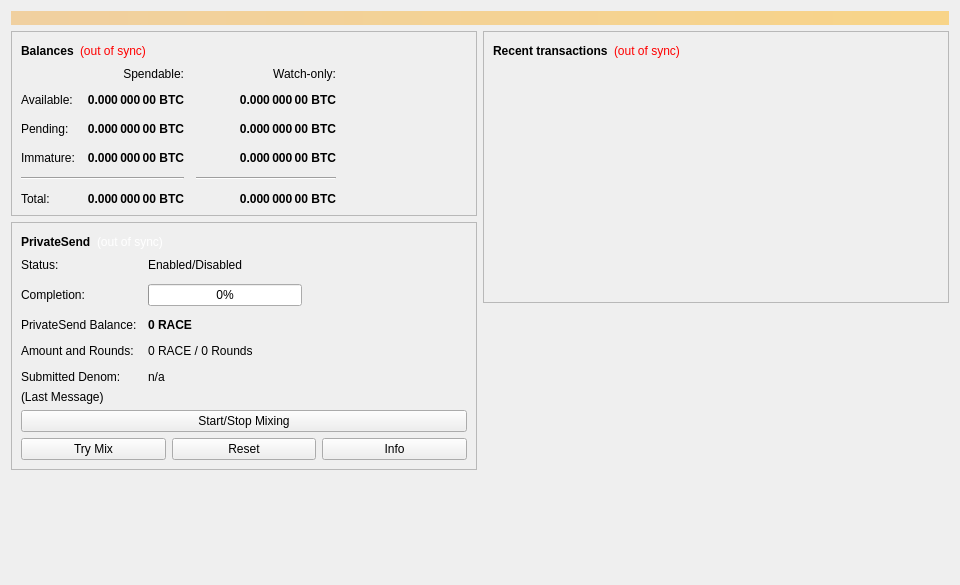
<?xml version="1.0" encoding="UTF-8"?>
<ui version="4.0">
 <class>OverviewPage</class>
 <widget class="QWidget" name="OverviewPage">
  <property name="geometry">
   <rect>
    <x>0</x>
    <y>0</y>
    <width>960</width>
    <height>585</height>
   </rect>
  </property>
  <property name="minimumSize">
   <size>
    <width>960</width>
    <height>0</height>
   </size>
  </property>
  <property name="windowTitle">
   <string>Form</string>
  </property>
  <layout class="QVBoxLayout" name="topLayout">
   <item>
    <widget class="QLabel" name="labelAlerts">
     <property name="visible">
      <bool>false</bool>
     </property>
     <property name="styleSheet">
      <string notr="true">QLabel { background-color: qlineargradient(x1: 0, y1: 0, x2: 1, y2: 0, stop:0 #F0D0A0, stop:1 #F8D488); color:#000000; }</string>
     </property>
     <property name="wordWrap">
      <bool>true</bool>
     </property>
     <property name="margin">
      <number>3</number>
     </property>
     <property name="textInteractionFlags">
      <set>Qt::TextSelectableByMouse</set>
     </property>
    </widget>
   </item>
   <item>
    <layout class="QHBoxLayout" name="horizontalLayout" stretch="1,1">
     <item>
      <layout class="QVBoxLayout" name="verticalLayout_2">
       <item>
        <widget class="QFrame" name="frame">
         <property name="frameShape">
          <enum>QFrame::StyledPanel</enum>
         </property>
         <property name="frameShadow">
          <enum>QFrame::Raised</enum>
         </property>
         <layout class="QVBoxLayout" name="verticalLayout_4">
          <item>
           <layout class="QHBoxLayout" name="horizontalLayout_4">
            <item>
             <widget class="QLabel" name="label_5">
              <property name="font">
               <font>
                <weight>75</weight>
                <bold>true</bold>
               </font>
              </property>
              <property name="text">
               <string>Balances</string>
              </property>
             </widget>
            </item>
            <item>
             <widget class="QLabel" name="labelWalletStatus">
              <property name="toolTip">
               <string>The displayed information may be out of date. Your wallet automatically synchronizes with the Race network after a connection is established, but this process has not completed yet.</string>
              </property>
              <property name="styleSheet">
               <string notr="true">QLabel { color: red; }</string>
              </property>
              <property name="text">
               <string notr="true">(out of sync)</string>
              </property>
              <property name="alignment">
               <set>Qt::AlignLeading|Qt::AlignLeft|Qt::AlignVCenter</set>
              </property>
             </widget>
            </item>
            <item>
             <spacer name="horizontalSpacer_3">
              <property name="orientation">
               <enum>Qt::Horizontal</enum>
              </property>
              <property name="sizeHint" stdset="0">
               <size>
                <width>40</width>
                <height>20</height>
               </size>
              </property>
             </spacer>
            </item>
           </layout>
          </item>
          <item>
           <layout class="QGridLayout" name="gridLayout">
            <property name="spacing">
             <number>12</number>
            </property>
            <item row="2" column="2">
             <widget class="QLabel" name="labelWatchPending">
              <property name="font">
               <font>
                <weight>75</weight>
                <bold>true</bold>
               </font>
              </property>
              <property name="cursor">
               <cursorShape>IBeamCursor</cursorShape>
              </property>
              <property name="toolTip">
               <string>Unconfirmed transactions to watch-only addresses</string>
              </property>
              <property name="text">
               <string notr="true">0.000 000 00 BTC</string>
              </property>
              <property name="alignment">
               <set>Qt::AlignRight|Qt::AlignTrailing|Qt::AlignVCenter</set>
              </property>
              <property name="textInteractionFlags">
               <set>Qt::LinksAccessibleByMouse|Qt::TextSelectableByKeyboard|Qt::TextSelectableByMouse</set>
              </property>
             </widget>
            </item>
            <item row="2" column="1">
             <widget class="QLabel" name="labelUnconfirmed">
              <property name="font">
               <font>
                <weight>75</weight>
                <bold>true</bold>
               </font>
              </property>
              <property name="cursor">
               <cursorShape>IBeamCursor</cursorShape>
              </property>
              <property name="toolTip">
               <string>Total of transactions that have yet to be confirmed, and do not yet count toward the spendable balance</string>
              </property>
              <property name="text">
               <string notr="true">0.000 000 00 BTC</string>
              </property>
              <property name="alignment">
               <set>Qt::AlignRight|Qt::AlignTrailing|Qt::AlignVCenter</set>
              </property>
              <property name="textInteractionFlags">
               <set>Qt::LinksAccessibleByMouse|Qt::TextSelectableByKeyboard|Qt::TextSelectableByMouse</set>
              </property>
             </widget>
            </item>
            <item row="3" column="2">
             <widget class="QLabel" name="labelWatchImmature">
              <property name="font">
               <font>
                <weight>75</weight>
                <bold>true</bold>
               </font>
              </property>
              <property name="cursor">
               <cursorShape>IBeamCursor</cursorShape>
              </property>
              <property name="toolTip">
               <string>Mined balance in watch-only addresses that has not yet matured</string>
              </property>
              <property name="text">
               <string notr="true">0.000 000 00 BTC</string>
              </property>
              <property name="alignment">
               <set>Qt::AlignRight|Qt::AlignTrailing|Qt::AlignVCenter</set>
              </property>
              <property name="textInteractionFlags">
               <set>Qt::LinksAccessibleByMouse|Qt::TextSelectableByKeyboard|Qt::TextSelectableByMouse</set>
              </property>
             </widget>
            </item>
            <item row="4" column="0" colspan="2">
             <widget class="Line" name="lineSpendableBalance">
              <property name="orientation">
               <enum>Qt::Horizontal</enum>
              </property>
             </widget>
            </item>
            <item row="4" column="2">
             <widget class="Line" name="lineWatchBalance">
              <property name="sizePolicy">
               <sizepolicy hsizetype="Preferred" vsizetype="Fixed">
                <horstretch>0</horstretch>
                <verstretch>0</verstretch>
               </sizepolicy>
              </property>
              <property name="minimumSize">
               <size>
                <width>140</width>
                <height>0</height>
               </size>
              </property>
              <property name="orientation">
               <enum>Qt::Horizontal</enum>
              </property>
             </widget>
            </item>
            <item row="5" column="0">
             <widget class="QLabel" name="labelTotalText">
              <property name="text">
               <string>Total:</string>
              </property>
             </widget>
            </item>
            <item row="3" column="1">
             <widget class="QLabel" name="labelImmature">
              <property name="font">
               <font>
                <weight>75</weight>
                <bold>true</bold>
               </font>
              </property>
              <property name="cursor">
               <cursorShape>IBeamCursor</cursorShape>
              </property>
              <property name="toolTip">
               <string>Mined balance that has not yet matured</string>
              </property>
              <property name="text">
               <string notr="true">0.000 000 00 BTC</string>
              </property>
              <property name="alignment">
               <set>Qt::AlignRight|Qt::AlignTrailing|Qt::AlignVCenter</set>
              </property>
              <property name="textInteractionFlags">
               <set>Qt::LinksAccessibleByMouse|Qt::TextSelectableByKeyboard|Qt::TextSelectableByMouse</set>
              </property>
             </widget>
            </item>
            <item row="2" column="3">
             <spacer name="horizontalSpacer_2">
              <property name="orientation">
               <enum>Qt::Horizontal</enum>
              </property>
              <property name="sizeHint" stdset="0">
               <size>
                <width>40</width>
                <height>20</height>
               </size>
              </property>
             </spacer>
            </item>
            <item row="3" column="0">
             <widget class="QLabel" name="labelImmatureText">
              <property name="text">
               <string>Immature:</string>
              </property>
             </widget>
            </item>
            <item row="5" column="1">
             <widget class="QLabel" name="labelTotal">
              <property name="font">
               <font>
                <weight>75</weight>
                <bold>true</bold>
               </font>
              </property>
              <property name="cursor">
               <cursorShape>IBeamCursor</cursorShape>
              </property>
              <property name="toolTip">
               <string>Your current total balance</string>
              </property>
              <property name="text">
               <string notr="true">0.000 000 00 BTC</string>
              </property>
              <property name="alignment">
               <set>Qt::AlignRight|Qt::AlignTrailing|Qt::AlignVCenter</set>
              </property>
              <property name="textInteractionFlags">
               <set>Qt::LinksAccessibleByMouse|Qt::TextSelectableByKeyboard|Qt::TextSelectableByMouse</set>
              </property>
             </widget>
            </item>
            <item row="5" column="2">
             <widget class="QLabel" name="labelWatchTotal">
              <property name="font">
               <font>
                <weight>75</weight>
                <bold>true</bold>
               </font>
              </property>
              <property name="cursor">
               <cursorShape>IBeamCursor</cursorShape>
              </property>
              <property name="toolTip">
               <string>Current total balance in watch-only addresses</string>
              </property>
              <property name="text">
               <string notr="true">0.000 000 00 BTC</string>
              </property>
              <property name="alignment">
               <set>Qt::AlignRight|Qt::AlignTrailing|Qt::AlignVCenter</set>
              </property>
              <property name="textInteractionFlags">
               <set>Qt::LinksAccessibleByMouse|Qt::TextSelectableByKeyboard|Qt::TextSelectableByMouse</set>
              </property>
             </widget>
            </item>
            <item row="0" column="2">
             <widget class="QLabel" name="labelWatchonly">
              <property name="text">
               <string>Watch-only:</string>
              </property>
              <property name="alignment">
               <set>Qt::AlignRight|Qt::AlignTrailing|Qt::AlignVCenter</set>
              </property>
             </widget>
            </item>
            <item row="1" column="0">
             <widget class="QLabel" name="labelBalanceText">
              <property name="text">
               <string>Available:</string>
              </property>
             </widget>
            </item>
            <item row="1" column="1">
             <widget class="QLabel" name="labelBalance">
              <property name="font">
               <font>
                <weight>75</weight>
                <bold>true</bold>
               </font>
              </property>
              <property name="cursor">
               <cursorShape>IBeamCursor</cursorShape>
              </property>
              <property name="toolTip">
               <string>Your current spendable balance</string>
              </property>
              <property name="text">
               <string notr="true">0.000 000 00 BTC</string>
              </property>
              <property name="alignment">
               <set>Qt::AlignRight|Qt::AlignTrailing|Qt::AlignVCenter</set>
              </property>
              <property name="textInteractionFlags">
               <set>Qt::LinksAccessibleByMouse|Qt::TextSelectableByKeyboard|Qt::TextSelectableByMouse</set>
              </property>
             </widget>
            </item>
            <item row="1" column="2">
             <widget class="QLabel" name="labelWatchAvailable">
              <property name="font">
               <font>
                <weight>75</weight>
                <bold>true</bold>
               </font>
              </property>
              <property name="cursor">
               <cursorShape>IBeamCursor</cursorShape>
              </property>
              <property name="toolTip">
               <string>Your current balance in watch-only addresses</string>
              </property>
              <property name="text">
               <string notr="true">0.000 000 00 BTC</string>
              </property>
              <property name="alignment">
               <set>Qt::AlignRight|Qt::AlignTrailing|Qt::AlignVCenter</set>
              </property>
              <property name="textInteractionFlags">
               <set>Qt::LinksAccessibleByMouse|Qt::TextSelectableByKeyboard|Qt::TextSelectableByMouse</set>
              </property>
             </widget>
            </item>
            <item row="2" column="0">
             <widget class="QLabel" name="labelPendingText">
              <property name="text">
               <string>Pending:</string>
              </property>
             </widget>
            </item>
            <item row="0" column="1">
             <widget class="QLabel" name="labelSpendable">
              <property name="text">
               <string>Spendable:</string>
              </property>
              <property name="alignment">
               <set>Qt::AlignRight|Qt::AlignTrailing|Qt::AlignVCenter</set>
              </property>
             </widget>
            </item>
           </layout>
          </item>
         </layout>
        </widget>
       </item>
       <item>
        <widget class="QFrame" name="framePrivateSend">
         <property name="layoutDirection">
          <enum>Qt::LeftToRight</enum>
         </property>
         <property name="frameShape">
          <enum>QFrame::StyledPanel</enum>
         </property>
         <property name="frameShadow">
          <enum>QFrame::Raised</enum>
         </property>
         <layout class="QVBoxLayout" name="VerticalLayout_PS1">
          <item>
           <layout class="QHBoxLayout" name="horizontalLayout_5">
            <item>
             <widget class="QLabel" name="labelPrivateSendHeader">
              <property name="font">
               <font>
                <weight>75</weight>
                <bold>true</bold>
               </font>
              </property>
              <property name="text">
               <string>PrivateSend</string>
              </property>
             </widget>
            </item>
            <item>
             <widget class="QLabel" name="labelPrivateSendSyncStatus">
              <property name="toolTip">
               <string>The displayed information may be out of date. Your wallet automatically synchronizes with the Race network after a connection is established, but this process has not completed yet.</string>
              </property>
              <property name="styleSheet">
               <string notr="true">QLabel { color: white; }</string>
              </property>
              <property name="text">
               <string notr="true">(out of sync)</string>
              </property>
              <property name="alignment">
               <set>Qt::AlignLeading|Qt::AlignLeft|Qt::AlignVCenter</set>
              </property>
             </widget>
            </item>
            <item>
             <spacer name="horizontalSpacer_4">
              <property name="orientation">
               <enum>Qt::Horizontal</enum>
              </property>
              <property name="sizeHint" stdset="0">
               <size>
                <width>40</width>
                <height>20</height>
               </size>
              </property>
             </spacer>
            </item>
           </layout>
          </item>
          <item>
           <layout class="QFormLayout" name="privateSendFormLayout">
            <property name="fieldGrowthPolicy">
             <enum>QFormLayout::AllNonFixedFieldsGrow</enum>
            </property>
            <property name="horizontalSpacing">
             <number>11</number>
            </property>
            <property name="verticalSpacing">
             <number>12</number>
            </property>
            <item row="0" column="0">
             <widget class="QLabel" name="labelPrivateSendEnabledText">
              <property name="text">
               <string>Status:</string>
              </property>
             </widget>
            </item>
            <item row="0" column="1">
             <widget class="QLabel" name="labelPrivateSendEnabled">
              <property name="text">
               <string>Enabled/Disabled</string>
              </property>
             </widget>
            </item>
            <item row="1" column="0">
             <widget class="QLabel" name="labelCompletitionText">
              <property name="text">
               <string>Completion:</string>
              </property>
             </widget>
            </item>
            <item row="1" column="1">
             <widget class="QProgressBar" name="privateSendProgress">
              <property name="maximumSize">
               <size>
                <width>154</width>
                <height>16777215</height>
               </size>
              </property>
              <property name="value">
               <number>0</number>
              </property>
             </widget>
            </item>
            <item row="2" column="0">
             <widget class="QLabel" name="labelAnonymizedText">
              <property name="text">
               <string>PrivateSend Balance:</string>
              </property>
             </widget>
            </item>
            <item row="2" column="1">
             <widget class="QLabel" name="labelAnonymized">
              <property name="font">
               <font>
                <weight>75</weight>
                <bold>true</bold>
               </font>
              </property>
              <property name="text">
               <string notr="true">0 RACE</string>
              </property>
             </widget>
            </item>
            <item row="3" column="0">
             <widget class="QLabel" name="labelAmountAndRoundsText">
              <property name="text">
               <string>Amount and Rounds:</string>
              </property>
             </widget>
            </item>
            <item row="3" column="1">
             <widget class="QLabel" name="labelAmountRounds">
              <property name="text">
               <string>0 RACE / 0 Rounds</string>
              </property>
             </widget>
            </item>
            <item row="4" column="0">
             <widget class="QLabel" name="labelSubmittedDenomText">
              <property name="text">
               <string>Submitted Denom:</string>
              </property>
             </widget>
            </item>
            <item row="4" column="1">
             <widget class="QLabel" name="labelSubmittedDenom">
              <property name="toolTip">
               <string>The denominations you submitted to the Masternode.&lt;br&gt;To mix, other users must submit the exact same denominations.</string>
              </property>
              <property name="text">
               <string>n/a</string>
              </property>
             </widget>
            </item>
           </layout>
          </item>
          <item>
           <layout class="QVBoxLayout" name="VerticalLayout_PS">
            <item>
             <widget class="QLabel" name="labelPrivateSendLastMessage">
              <property name="text">
               <string>(Last Message)</string>
              </property>
              <property name="alignment">
               <set>Qt::AlignLeading|Qt::AlignLeft|Qt::AlignTop</set>
              </property>
              <property name="wordWrap">
               <bool>true</bool>
              </property>
             </widget>
            </item>
            <item>
             <widget class="QPushButton" name="togglePrivateSend">
              <property name="sizePolicy">
               <sizepolicy hsizetype="MinimumExpanding" vsizetype="Fixed">
                <horstretch>0</horstretch>
                <verstretch>0</verstretch>
               </sizepolicy>
              </property>
              <property name="text">
               <string>Start/Stop Mixing</string>
              </property>
             </widget>
            </item>
            <item>
             <layout class="QHBoxLayout" name="horizontalLayout_debugbuttons">
              <item>
               <widget class="QPushButton" name="privateSendAuto">
                <property name="sizePolicy">
                 <sizepolicy hsizetype="MinimumExpanding" vsizetype="Fixed">
                  <horstretch>0</horstretch>
                  <verstretch>0</verstretch>
                 </sizepolicy>
                </property>
                <property name="toolTip">
                 <string>Try to manually submit a PrivateSend request.</string>
                </property>
                <property name="text">
                 <string>Try Mix</string>
                </property>
               </widget>
              </item>
              <item>
               <widget class="QPushButton" name="privateSendReset">
                <property name="sizePolicy">
                 <sizepolicy hsizetype="MinimumExpanding" vsizetype="Fixed">
                  <horstretch>0</horstretch>
                  <verstretch>0</verstretch>
                 </sizepolicy>
                </property>
                <property name="toolTip">
                 <string>Reset the current status of PrivateSend (can interrupt PrivateSend if it's in the process of Mixing, which can cost you money!)</string>
                </property>
                <property name="autoFillBackground">
                 <bool>false</bool>
                </property>
                <property name="text">
                 <string>Reset</string>
                </property>
               </widget>
              </item>
              <item>
               <widget class="QPushButton" name="privateSendInfo">
                <property name="sizePolicy">
                 <sizepolicy hsizetype="MinimumExpanding" vsizetype="Fixed">
                  <horstretch>0</horstretch>
                  <verstretch>0</verstretch>
                 </sizepolicy>
                </property>
                <property name="toolTip">
                 <string>Information about PrivateSend and Mixing</string>
                </property>
                <property name="text">
                 <string>Info</string>
                </property>
               </widget>
              </item>
             </layout>
            </item>
           </layout>
          </item>
         </layout>
        </widget>
       </item>
       <item>
        <spacer name="verticalSpacer">
         <property name="orientation">
          <enum>Qt::Vertical</enum>
         </property>
         <property name="sizeHint" stdset="0">
          <size>
           <width>20</width>
           <height>40</height>
          </size>
         </property>
        </spacer>
       </item>
      </layout>
     </item>
     <item>
      <layout class="QVBoxLayout" name="verticalLayout_3">
       <item>
        <widget class="QFrame" name="frame_2">
         <property name="frameShape">
          <enum>QFrame::StyledPanel</enum>
         </property>
         <property name="frameShadow">
          <enum>QFrame::Raised</enum>
         </property>
         <layout class="QVBoxLayout" name="verticalLayout">
          <item>
           <layout class="QHBoxLayout" name="horizontalLayout_2">
            <item>
             <widget class="QLabel" name="label_4">
              <property name="font">
               <font>
                <weight>75</weight>
                <bold>true</bold>
               </font>
              </property>
              <property name="text">
               <string>Recent transactions</string>
              </property>
             </widget>
            </item>
            <item>
             <widget class="QLabel" name="labelTransactionsStatus">
              <property name="toolTip">
               <string>The displayed information may be out of date. Your wallet automatically synchronizes with the Race network after a connection is established, but this process has not completed yet.</string>
              </property>
              <property name="styleSheet">
               <string notr="true">QLabel { color: red; }</string>
              </property>
              <property name="text">
               <string notr="true">(out of sync)</string>
              </property>
              <property name="alignment">
               <set>Qt::AlignLeading|Qt::AlignLeft|Qt::AlignVCenter</set>
              </property>
             </widget>
            </item>
            <item>
             <spacer name="horizontalSpacer">
              <property name="orientation">
               <enum>Qt::Horizontal</enum>
              </property>
              <property name="sizeHint" stdset="0">
               <size>
                <width>40</width>
                <height>20</height>
               </size>
              </property>
             </spacer>
            </item>
           </layout>
          </item>
          <item>
           <widget class="QListView" name="listTransactions">
            <property name="styleSheet">
             <string notr="true">QListView { background: transparent; }</string>
            </property>
            <property name="frameShape">
             <enum>QFrame::NoFrame</enum>
            </property>
            <property name="verticalScrollBarPolicy">
             <enum>Qt::ScrollBarAlwaysOff</enum>
            </property>
            <property name="horizontalScrollBarPolicy">
             <enum>Qt::ScrollBarAlwaysOff</enum>
            </property>
            <property name="selectionMode">
             <enum>QAbstractItemView::NoSelection</enum>
            </property>
           </widget>
          </item>
         </layout>
        </widget>
       </item>
       <item>
        <spacer name="verticalSpacer_2">
         <property name="orientation">
          <enum>Qt::Vertical</enum>
         </property>
         <property name="sizeHint" stdset="0">
          <size>
           <width>20</width>
           <height>40</height>
          </size>
         </property>
        </spacer>
       </item>
      </layout>
     </item>
    </layout>
   </item>
  </layout>
 </widget>
 <resources/>
 <connections/>
</ui>
